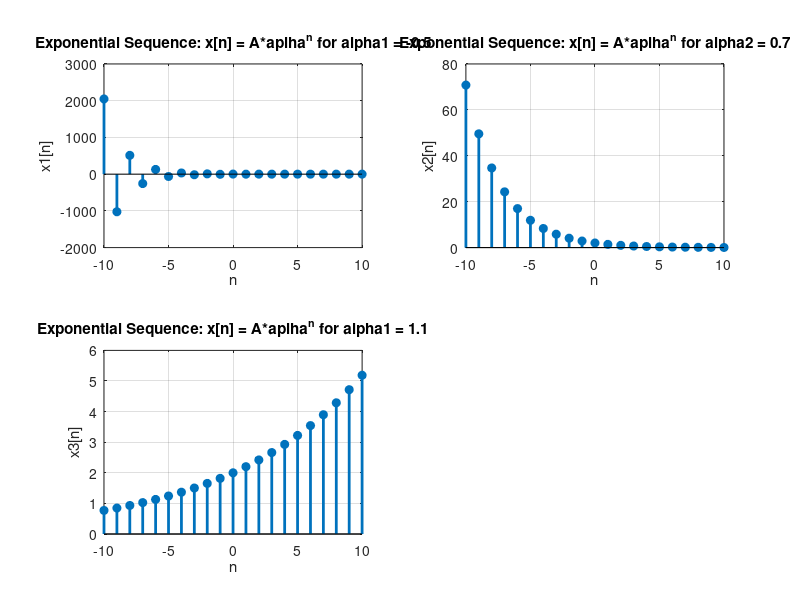

MATLAB code for this plot:
n = -10:1:10;

A=2;
alpha1 = -0.5;
alpha2 = 0.7;
alpha3 = 1.1;

x1 = A * alpha1.^(n);
x2 = A * alpha2.^(n);
x3 = A * alpha3.^(n);

% Create the first subplot
subplot(2,2,1);
stem(n, x1, 'filled', 'LineWidth', 2);
grid on;
title('Exponential Sequence: x[n] = A*aplha^n for alpha1 = -0.5');
xlabel('n');
ylabel('x1[n]');

% Create the second subplot
subplot(2,2,2);
stem(n, x2, 'filled', 'LineWidth', 2);
grid on;
title('Exponential Sequence: x[n] = A*aplha^n for alpha2 = 0.7');
xlabel('n');
ylabel('x2[n]');

% Create the third subplot
subplot(2,2,3);
stem(n, x3, 'filled', 'LineWidth', 2);
grid on;
title('Exponential Sequence: x[n] = A*aplha^n for alpha1 = 1.1');
xlabel('n');
ylabel('x3[n]');

